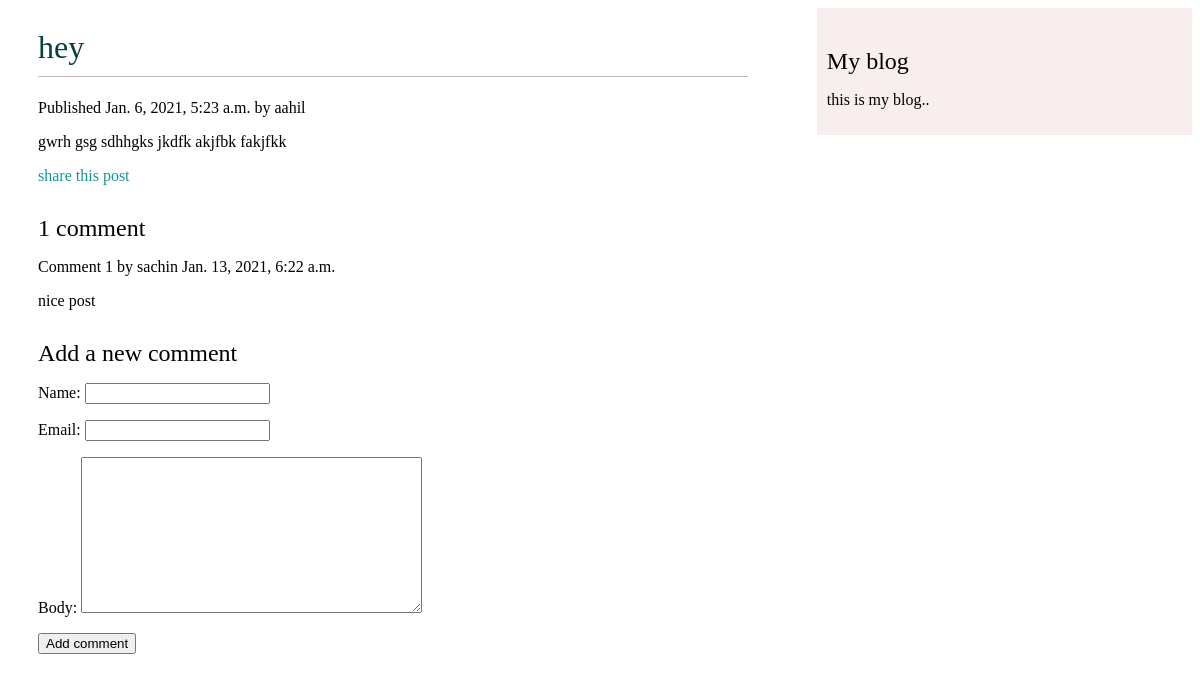
The page /blog/2021/1/6/hey/ on the database its author committed.
### blog/models.py (models this page shows, shortened)
class Post(models.Model):
    STATUS_CHOICES=(('draft','Draft'),('published','Published'),)
    title=models.CharField(max_length=250)
    slug=models.SlugField(max_length=250,unique_for_date='publish')
    author=models.ForeignKey(User,on_delete=models.CASCADE,related_name='blog_posts')
    body=models.TextField()
    publish=models.DateTimeField(default=timezone.now)
    created=models.DateTimeField(auto_now_add=True)
    updated=models.DateTimeField(auto_now=True)
    status=models.CharField(max_length=10,choices=STATUS_CHOICES,default='draft')
    class Meta:
        ordering=('-publish',)
    object=models.Manager()
    published=PublishedManager()

class Comment(models.Model):
    post=models.ForeignKey(Post,on_delete=models.CASCADE,related_name='comments')
    name=models.CharField(max_length=80)
    email=models.EmailField()
    body=models.TextField()
    created	=models.DateTimeField(auto_now_add=True)
    updated	=models.DateTimeField(auto_now=True)
    active=models.BooleanField(default=True)
    class Meta:
        ordering=('created',)

### blog/views.py (the view)
# urls.py: path('<int:year>/<int:month>/<int:day>/<slug:post>/',views.post_detail,name='post_detail'),
def post_detail(request,year,month,day,post):
    post=get_object_or_404(Post,slug=post,status='published',publish__year=year,publish__month=month,publish__day=day)
    comments=post.comments.filter(active=True)
    new_comment=None
    if request.method=='POST':
        comment_form=CommentForm(data=request.POST)
        if comment_form.is_valid():
            new_comment=comment_form.save(commit=False)
            new_comment.post=post
            new_comment.save()
    else:
        comment_form=CommentForm()
    return render(request,'post/detail.html',{'post':post,'comments':comments,'new_comment':new_comment,'comment_form':comment_form})

### blog/forms.py
class CommentForm(forms.ModelForm):
    class Meta:
        model=Comment
        fields=('name','email','body')

### templates/post/detail.html (shortened to what this page needs)
{% extends "blog/base.html" %}
{% block content %}
<h1>{{ post.title }}</h1>
<p class="date">
    Published {{post.publish}} by {{post.author}}
</p>
{{post.body|linebreaks}}
<p>
    <a href="{% url 'blog:post_share' post.id %}">share this post</a>
</p>
{% with comments.count as total_comments %}
<h2>
    {{total_comments}} comment{{total_comments|pluralize}}
</h2>
{% endwith %}
{%	for	comment	in	comments %}
	<div class="comment">
        <p	class="info">
        Comment	{{	forloop.counter	}}	by	{{	comment.name }}
            {{	comment.created	}}
        </p>{{	comment.body|linebreaks	}}</div>
         {%	empty	%}
         <p>There	are	no	comments	yet.</p>
         {%	endfor	%}
         {%	if	new_comment	%}
         	<h2>Your	comment	has	been	added.</h2>
         {%	else	%}
             <h2>Add a new comment</h2>
             <form	action="."	method="post">
                {{	comment_form.as_p	}}
                <p><input type="submit"	value="Add comment"></p>
                </form>
                {%	endif	%}
{% endblock %}

### templates/blog/base.html (style rules this page uses)
a { color:rgb(21, 148, 148); text-decoration: none; }
h1 { color: rgb(7, 63, 63); font-weight: normal; border-bottom: 1px solid #bbb; padding: 0 0 10px 0; }
h2 { font-weight: normal; margin: 30px 0 0; }

### rows shown on the page
Post: title "hey", publish "Jan. 6, 2021, 5:23 a.m.", author "aahil", body "gwrh gsg sdhhgks jkdfk akjfbk fakjfkk"
Comment: name "sachin", created "Jan. 13, 2021, 6:22 a.m.", body "nice post"

### other values the page prints
{{ total_comments }} "1"
